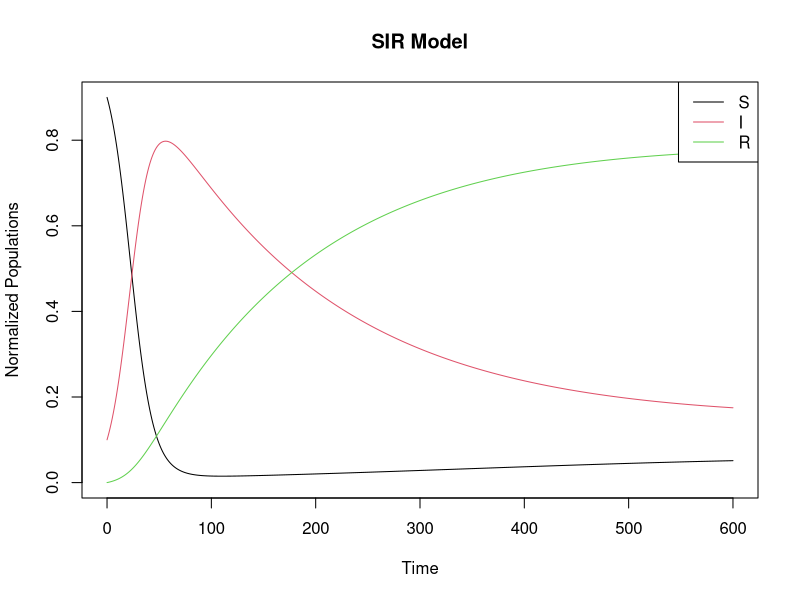

Write the R code that produced this figure.
library(deSolve)

epi203 <- function(pars){
        
        print(pars)
        
        times <- seq(from = 0, to = 600, by = 1)              
        yinit <- c(Susc = 0.9, Infected = 0.1, Recovered = 0) # nitial conditions
        
        SIR_model <- function(times, yinit, pars){
                
                with(as.list(c(yinit,pars)), {
                        
                        dSusc      <- birth - beta*Infected*Susc                     - death*Susc
                        dInfected  <-         beta*Infected*Susc - recovery*Infected - death*Infected
                        dRecovered <-                              recovery*Infected - death*Recovered
                        
                        return(list(c(dSusc, dInfected, dRecovered)))})
        }
        
        results <- ode(func = SIR_model, times = times, y = yinit, parms = pars)
        results <- as.data.frame(results)
        
        return(results)
}

##############################################################################
## Plotting

test.pars <- c(beta = 0.1, recovery = 0.005, death = 0.001, birth = 0.001)
results   <- epi203(test.pars)

matplot(results[, 1], results[, 2:4], type="l", lty=1,main="SIR Model", xlab= "Time",ylab = "Normalized Populations")
legend("topright", col=1:3, legend=c("S", "I", "R"), lwd=1)
